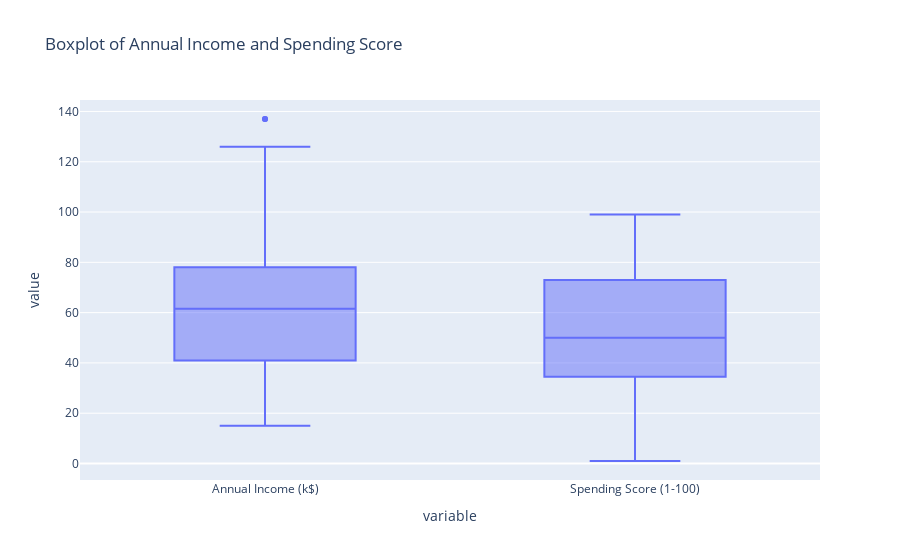

Notebook code for this chart:
### Code cell
## boxplot plotly ( annual income and spending score)
import plotly.express as px
fig = px.box(cluster_data, y=['Annual Income (k$)','Spending Score (1-100)'], title='Boxplot of Annual Income and Spending Score')
fig.show()

### Figure 1 — Plotly figure (JSON) as saved in the notebook; plotly's stock layout.template omitted (floating-point values rounded to 4 significant figures; data arrays with more than 128 entries replaced by an {"elided": "..."} marker saying what was removed)
{"data": [{"alignmentgroup": "True", "hovertemplate": "variable=%{x}<br>value=%{y}<extra></extra>", "legendgroup": "", "marker": {"color": "#636efa"}, "name": "", "notched": false, "offsetgroup": "", "orientation": "v", "showlegend": false, "type": "box", "x": {"elided": "400 str values"}, "x0": " ", "xaxis": "x", "y": {"elided": "400 int values"}, "y0": " ", "yaxis": "y"}], "layout": {"boxmode": "group", "legend": {"tracegroupgap": 0}, "title": {"text": "Boxplot of Annual Income and Spending Score"}, "xaxis": {"anchor": "y", "domain": [0, 1], "title": {"text": "variable"}}, "yaxis": {"anchor": "x", "domain": [0, 1], "title": {"text": "value"}}}}
